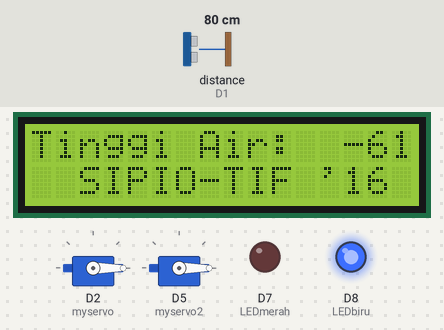
Bench run of a sketch on a simulated ESP8266 (NodeMCU). On the bench: 2 × servo, 16×2 character LCD, output pins drawn as LEDs (lit = HIGH). Wiring (inferred from the names in the program): ultrasonic range finder: trigger D0; echo D1. The test bench sets the inputs (shaded band); at power-on: distance to the obstacle (sensor on D1) 80 cm. The echo pulse lasts 58.3 µs per cm; WiFi joins after 1.5 s; servers stay silent unless stated; pins used as bus, display or sensor lines are not drawn; what the sketch prints to the serial monitor is not drawn.

Above: at 2.9 s.
3.0 s: distance to the obstacle (sensor on D1) set to 13 cm
At 4.5 s:
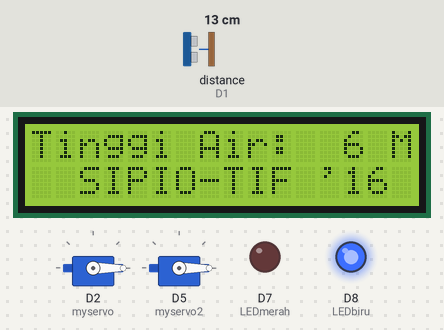
4.8 s: distance to the obstacle (sensor on D1) set to 10 cm
At 6.4 s:
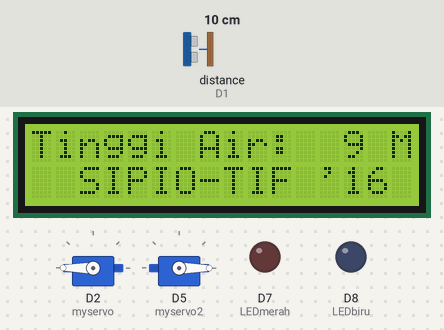
7.3 s: distance to the obstacle (sensor on D1) set to 35 cm
At 9.4 s:
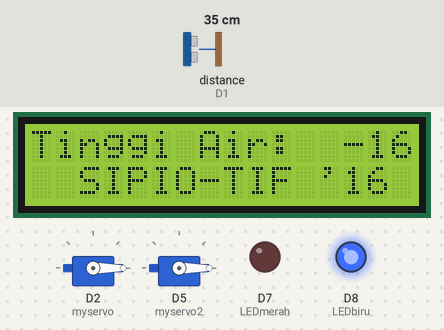
Timing chart, 0 to 10.9 s (numbered marks = the images above; inputs shaded):
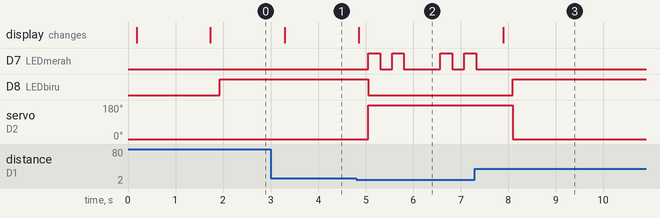

The sketch:

sipio.ino
```cpp
#include <Servo.h>
#include <SoftwareSerial.h>
#include <LiquidCrystal_I2C.h>
#include <Wire.h>
#include <ESP8266WiFi.h>
#include <DNSServer.h>
#include <ESP8266WebServer.h>
#include <ThingSpeak.h>;
#include <ESP8266HTTPClient.h>
#define DestinationIP "184.106.153.149" // ip web thingspeak.com
#define TS_Key "G49O6A65K0OUZXHV" // api key dari thingspeak.com buat chanel untuk mendapatkanya
//#include <LiquidCrystal.h>
//#include <WiFiManager.h>
// Setting LCD RS E D4 D5 D6 D7
//LiquidCrystal lcd(D3, D3, D4, D5, D6, D6);
LiquidCrystal_I2C lcd(0x27, 16, 2);

const int trigPin = D0;
const int echoPin = D1;

const char *ssid = "cahayaDev"; //ganti nama wifi
const char *pass = "gamegame";//ganti password
const char* host = "http://35.184.2.246";
String get_host = "http://35.184.2.246";

long durasi;
int jarak ;
int jarakku ;
int i;
int LEDbiru = D8;//lampu led merah
int LEDmerah = D7;//lampu led kuning
String cmd;
char c;
Servo myservo;
Servo myservo2;
WiFiServer server(80);  // open port 80 for server connection
WiFiClient client;

unsigned long myChannelNumber = 774760; //Your Channel Number (Without Brackets)
const char * myWriteAPIKey = "G49O6A65K0OUZXHV"; //Your Write API Key

void setup() {
  myservo.attach(D2);
  myservo.write(0);
  myservo2.attach(D5);
  myservo2.write(0);
  delay(100);
  pinMode(trigPin, OUTPUT);
  pinMode(echoPin, INPUT);
  pinMode(LEDbiru, OUTPUT);
  pinMode(LEDmerah, OUTPUT);
  pinMode(LEDbiru, OUTPUT);
  //Serial.begin(9600);
   Wire.begin(D3,D4);
   lcd.begin();
   lcd.print("Tinggi Air:");

//WiFiManager wifiManager;
   Serial.begin(9600);
    delay(10);

    Serial.print(" Menghubungkan ke : ");
    Serial.println(ssid);
    WiFi.begin(ssid, pass);
    //wifiManager.autoConnect("AutoConnectAP");
    Serial.println("connected...yeey :)");
 server.begin();

    while (WiFi.status() != WL_CONNECTED){
      delay(500);
      Serial.print("….");
    }
    Serial.print("\n");
    Serial.print("IP address : ");
    Serial.print(WiFi.localIP());
    Serial.print("\n");
    Serial.print("MAC : ");
    Serial.println(WiFi.macAddress());
    Serial.println("");
    Serial.print("Terhubung dengan : ");
    Serial.println(ssid);
    ThingSpeak.begin(client);
}

void loop() {
  digitalWrite(trigPin, LOW);
  delayMicroseconds(2);
  digitalWrite(trigPin, HIGH);
  delayMicroseconds(10);
  digitalWrite(trigPin, LOW);

  durasi = pulseIn(echoPin, HIGH);
  jarak = durasi*0.034/2;

  lcd.setCursor(14, 0);
  lcd.print(" M");
  lcd.setCursor(13, 0);
  lcd.print(18-jarak);

  lcd.setCursor(2, 1);
  lcd.print("SIPIO-TIF '16");

        WiFiClient client = server.available();
        HTTPClient http;
        String url = get_host+"/sipio/get_status.php";
        http.begin(url);
        int httpCode = http.GET();
        String status_db = http.getString();
        if(status_db=="terbuka"){
              digitalWrite(LEDbiru, LOW);
              myservo2.write(180);
              for(i=1;i<=2;i++){
                digitalWrite(LEDmerah, HIGH);
                delay(250);
                digitalWrite(LEDmerah, LOW);
                delay(250);
              }
        }
        else if(status_db=="tertutup"){
          digitalWrite(LEDmerah, LOW);
          digitalWrite(LEDbiru, HIGH);
          myservo2.write(0);
        }
        http.end();
  if(jarak <= 10){ //buka pintu
          digitalWrite(LEDbiru, LOW);
          myservo.write(180);
              for(i=1;i<=2;i++){
                digitalWrite(LEDmerah, HIGH);
                delay(250);
                digitalWrite(LEDmerah, LOW);
                delay(250);
                }
    }
    else if(jarak >= 12 ){//tutup pintu
      digitalWrite(LEDmerah, LOW);
      digitalWrite(LEDbiru, HIGH);
      myservo.write(0);
     }
     jarakku=18-jarak;
   //kirim_thingspeak();
   ThingSpeak.writeField(myChannelNumber, 1,jarakku, myWriteAPIKey);//Update in ThingSpeak
}
/*void kirim_thingspeak(){
    cmd = "AT+CIPSTART=\"TCP","";
    cmd += DestinationIP ;
    cmd += "\",80";
    Serial.println(cmd);
    Serial.println(cmd);
    if(Serial.find("Error")){
      Serial.println("Koneksi error.");
      return;
    }

    cmd = "GET /update?key=";
    cmd += TS_Key;
    cmd +="&field1=";
    cmd += jarak;
    cmd += "rn";        // jangan lupa, setiap perintah selalu diakhiri dengan CR+LF
    Serial.print("AT+CIPSEND=");
    Serial.println(cmd.length());
    Serial.println(cmd);
    if(Serial.find(">")){
      Serial.print(">");
    }
    else{
      Serial.println("AT+CIPCLOSE");
      Serial.println("koneksi timeout");
      delay(1000);
      return;
    }
    Serial.print(cmd);
    delay(2000);
    while (Serial.available()){
      c = Serial.read();
      Serial.write(c);
      if(c=='r') Serial.print('n');
    }
    Serial.println("——end");
    delay(10000);
  }
  */
```

Measured:
- the behaviour switches between 12 and 11 cm on distance to the obstacle (sensor on D1) (found by bisection; images 1 and 2)
- after the input at 3.0 s, the display: changes after 0.30 s (image 1)
- after the input at 4.8 s, D7 (LEDmerah): goes HIGH 0.25 s, LOW 0.25 s, HIGH 0.25 s, LOW 0.77 s, HIGH 0.25 s, LOW 0.25 s, then HIGH, starting after 0.26 s; D8 (LEDbiru): HIGH → LOW after 0.26 s; servo on D2 (myservo): 0° → 180° after 0.26 s; the display: changes after 0.06 s (image 2)
- after the input at 7.3 s, D7 (LEDmerah): goes on until 7.3 s, then stays LOW; D8 (LEDbiru): LOW → HIGH after 0.80 s; servo on D2 (myservo): 180° → 0° after 0.80 s; the display: changes after 0.60 s (image 3)
